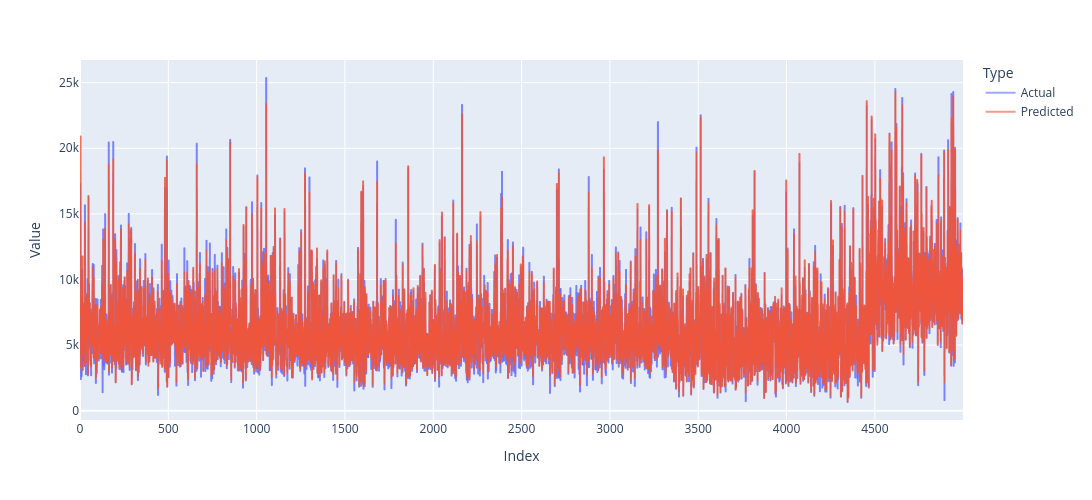

Notebook source saved alongside this figure:
### Code cell
fig = px.line(
    actual_preds_df[:5000],
    x='Index',
    y=['Actual', 'Predicted'],
    labels={'value': 'Value', 'variable': 'Type'}
)
fig.update_layout(width=1200, height=500, hovermode='x unified')
fig.update_traces(opacity=0.6)
fig.show()

### Figure 1 — Plotly figure (JSON) as saved in the notebook; plotly's stock layout.template omitted (floating-point values rounded to 4 significant figures; data arrays with more than 128 entries replaced by an {"elided": "..."} marker saying what was removed)
{"data": [{"hovertemplate": "Type=Actual<br>Index=%{x}<br>Value=%{y}<extra></extra>", "legendgroup": "Actual", "line": {"color": "#636efa", "dash": "solid"}, "marker": {"symbol": "circle"}, "mode": "lines", "name": "Actual", "opacity": 0.6, "showlegend": true, "type": "scattergl", "x": {"elided": "5000 int values"}, "xaxis": "x", "y": {"elided": "5000 float values"}, "yaxis": "y"}, {"hovertemplate": "Type=Predicted<br>Index=%{x}<br>Value=%{y}<extra></extra>", "legendgroup": "Predicted", "line": {"color": "#EF553B", "dash": "solid"}, "marker": {"symbol": "circle"}, "mode": "lines", "name": "Predicted", "opacity": 0.6, "showlegend": true, "type": "scattergl", "x": {"elided": "5000 int values"}, "xaxis": "x", "y": {"elided": "5000 float values"}, "yaxis": "y"}], "layout": {"height": 500, "hovermode": "x unified", "legend": {"title": {"text": "Type"}, "tracegroupgap": 0}, "margin": {"t": 60}, "width": 1200, "xaxis": {"anchor": "y", "domain": [0, 1], "title": {"text": "Index"}}, "yaxis": {"anchor": "x", "domain": [0, 1], "title": {"text": "Value"}}}}
